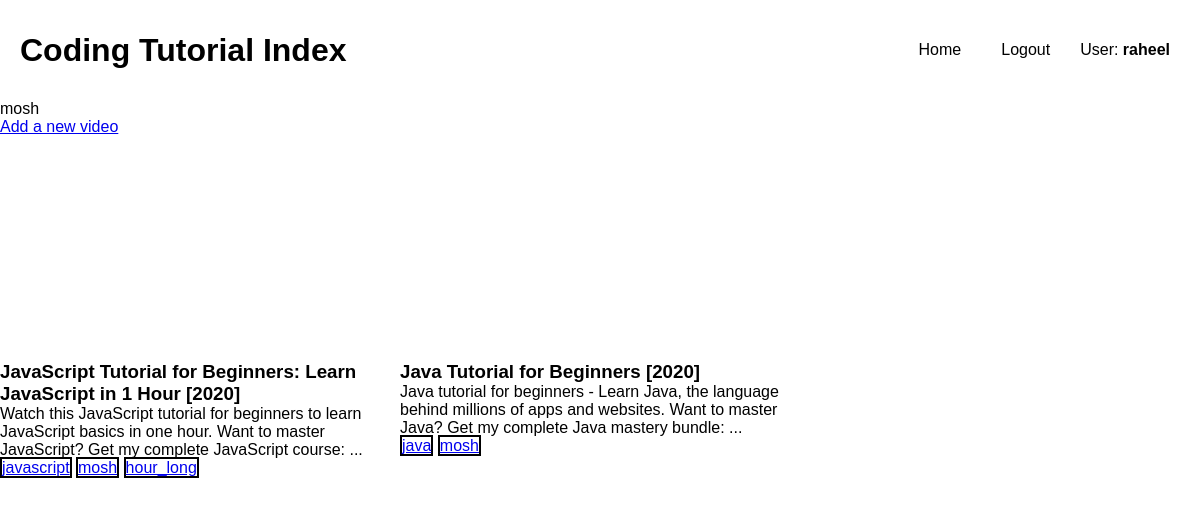
Page /category/mosh (signed in) on the committed database.
### tutorial_index/models.py (models this page shows, shortened)
class User(AbstractUser):
  def natural_key(self):
    return (self.username)

class Category(models.Model):
  name = models.CharField(max_length=50)

class Tutorial(models.Model):
  title = models.CharField(max_length=500)
  description = models.CharField(max_length=500)
  video_id = models.CharField(max_length=200)
  category = models.ManyToManyField(Category, blank=True)
  likes = models.ManyToManyField(User, blank=True, related_name="liked_tutorials")
  dislikes = models.ManyToManyField(User, blank=True, related_name="disliked_tutorials")
  comments = models.ManyToManyField(Comment, blank=True)

### tutorial_index/views.py (the view)
# urls.py: path('category/<str:category>', views.category, name='category'),
def category(request, category):
  return render(request, "tutorial_index/category.html", {
      "tutorials": Tutorial.objects.filter(category=Category.objects.get(name=category)),
      "category": category
  })

### tutorial_index/templates/tutorial_index/category.html
{%extends 'tutorial_index/index.html' %}
{%block category%}{{category}}{%endblock%}

### tutorial_index/templates/tutorial_index/index.html (shortened to what this page needs)
{%extends 'tutorial_index/layout.html'%} {%block title%}Home{%endblock%} {%block body%}
{%block category%}{%endblock%}
<div class="add-video"><a href="{%url 'add-video'%}">Add a new video</a></div>
<main class="tutorials">
  {%for tutorial in tutorials%}
  <div class="tutorial_container">
    <div onclick="showTutorial({{tutorial.id}}, '{{request.user.username}}')">
      <div class="img-wrapper">
      </div>
      <h3>{{tutorial.title}}</h3>
      <p>{{tutorial.description}}</p>
    </div>
    <div>
      {%for category in tutorial.category.all%}
      <a href="{%url 'category' category.name%}" class="category">{{category.name}}</a>
      {%endfor%}
    </div>
  </div>
  {%endfor%}
</main>
{%endblock%}

### tutorial_index/templates/tutorial_index/layout.html (shortened to what this page needs)
{% load static %}
<!DOCTYPE html>
<html lang="en">
<head>
  <link href="{% static 'css/main.css' %}" rel="stylesheet" type="text/css" />
</head>
<body>
  <div class="nav">
    <h1 class="brand_logo"><a href="{%url 'index'%}">Coding Tutorial Index</a></h1>
    <nav>
      <ul>
        <li><a href="{%url 'index'%}">Home</a></li>
        {%if user.is_authenticated %}
        <li><a href="{%url 'logout'%}">Logout</a></li>
        <li style="border: none; transform: none;">User: <b>{{request.user}}</b></li>
        {%else%}
        <li><a href="{%url 'login'%}">Login</a></li>
        {%endif%}
      </ul>
    </nav>
  </div>
  {%block body%}
  {%endblock%}
</body>
</html>

### tutorial_index/static/css/main.css (style rules this page uses)
* { box-sizing:border-box;margin:0;padding:0;font-family:sans-serif }
.nav { padding:20px;display:flex;height:100px }
.nav nav { align-items:center;flex-grow:2;display:flex;justify-content:flex-end }
.nav nav ul { list-style-type:none;display:flex }
.nav nav ul li { padding:10px;transition:0.1s;border-bottom:0px black solid;transform:translateY(0) }
.nav nav ul a { text-decoration:none;padding:10px;color:black }
.brand_logo { display:flex;align-items:center }
.brand_logo a { color:black;text-decoration:none }
.tutorials { display:grid;grid-template-columns:repeat(3, 1fr);justify-items:center }
.tutorial_container { width:400px;cursor:pointer }
.tutorial_container .img-wrapper { height:225px;overflow:hidden;display:flex;align-items:center }
.category { border:2px black solid }

### rows in the picture
User: user "raheel"
Category: name "mosh"
Tutorial: title "JavaScript Tutorial for Beginners: Learn JavaScript in 1 Hour [2020]", description "Watch this JavaScript tutorial for beginners to learn JavaScript basics in one hour. Want to master JavaScript? Get my complete JavaScript course: ..."
Category: name "javascript"
Category: name "hour_long"
Tutorial: title "Java Tutorial for Beginners [2020]", description "Java tutorial for beginners - Learn Java, the language behind millions of apps and websites. Want to master Java? Get my complete Java mastery bundle: ..."
Category: name "java"
